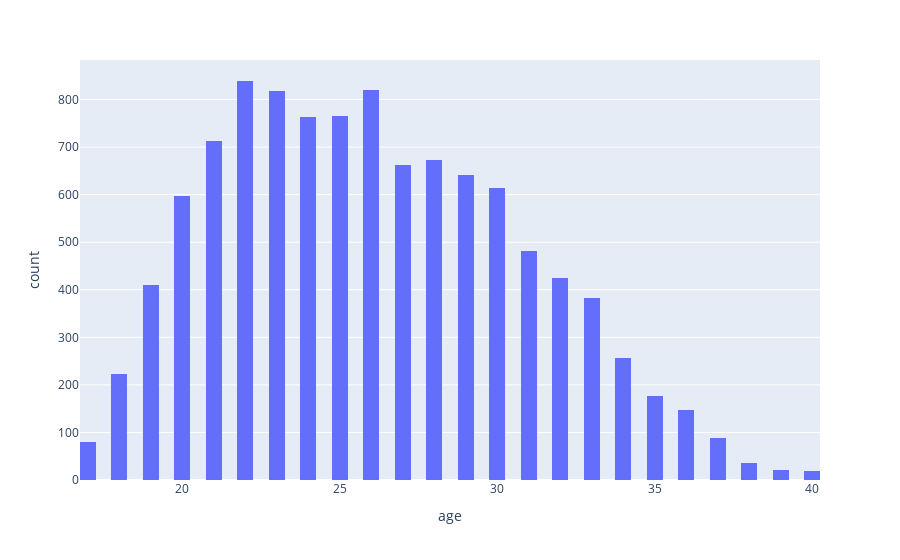

Source (notebook cell):
### Code cell
filtered_df = df[(df['age'] >= 17) & 
                  (df['age'] <= 40)]

fig = px.histogram(filtered_df, 
                   x='age', 
                   labels={'age': 'age'},
                   nbins=100)

fig.show()

### Figure 1 — Plotly figure (JSON) as saved in the notebook; plotly's stock layout.template omitted (floating-point values rounded to 4 significant figures; data arrays with more than 128 entries replaced by an {"elided": "..."} marker saying what was removed)
{"data": [{"alignmentgroup": "True", "bingroup": "x", "hovertemplate": "age=%{x}<br>count=%{y}<extra></extra>", "legendgroup": "", "marker": {"color": "#636efa", "pattern": {"shape": ""}}, "name": "", "nbinsx": 100, "offsetgroup": "", "orientation": "v", "showlegend": false, "type": "histogram", "x": {"elided": "10651 int values"}, "xaxis": "x", "yaxis": "y"}], "layout": {"barmode": "relative", "legend": {"tracegroupgap": 0}, "margin": {"t": 60}, "xaxis": {"anchor": "y", "domain": [0, 1], "title": {"text": "age"}}, "yaxis": {"anchor": "x", "domain": [0, 1], "title": {"text": "count"}}}}
